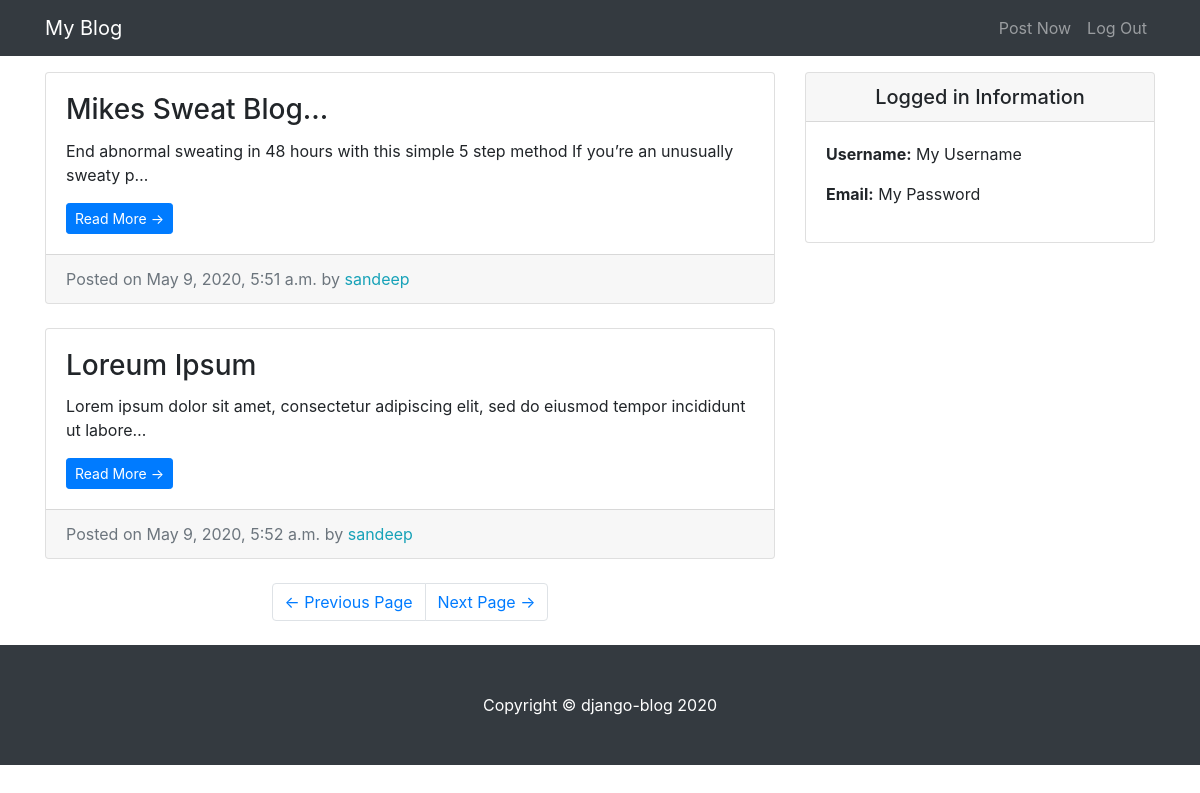
The page / on the database its author committed.
### entries/models.py (models this page shows, shortened)
class Entry(models.Model):
	entry_title = models.CharField(max_length=50)
	entry_text = models.TextField()
	entry_date = models.DateTimeField(auto_now_add=True)
	entry_author = models.ForeignKey(User, on_delete=models.CASCADE)
	class Meta:
		verbose_name_plural = "entries"

### entries/views.py (the view)
# urls.py: path('', HomeView.as_view(), name='blog-home'),
class HomeView(ListView):
	model = Entry
	template_name='entries/index.html'
	context_object_name = 'blog_entries'

### entries/templates/entries/index.html
{% extends "entries/base.html" %}
{% block content %}
      <div class="col-md-8">
        {% for entry in blog_entries %}
        <div class="card mb-4 mt-4">
          <div class="card-body">
            <h3 class="card-title">{{ entry.entry_title }}</h3>
            <p class="card-text">{{ entry.entry_text|truncatechars:100 }}</p>
            <a href="{% url 'entry-detail' entry.pk %}" class="btn btn-primary btn-sm">Read More &rarr;</a>
          </div>
          <div class="card-footer text-muted">
            Posted on {{ entry.entry_date }} by
            <span class= "text-info mr-2">{{ entry.entry_author }}</span>
          </div>
        </div>
        {% endfor %}
        <ul class="pagination justify-content-center mb-4">
          <li class="page-item">
            <a class="page-link" href="#">&larr; Previous Page</a>
          </li>
          <li class="page-item">
            <a class="page-link" href="#">Next Page &rarr;</a>
          </li>
        </ul>
      </div>
{% endblock %}

### entries/templates/entries/base.html (shortened to what this page needs)
{% load static %}
<!DOCTYPE html>
<html lang="en">
<head>
  <link href="{% static 'entries/vendor/bootstrap/css/bootstrap.min.css' %}" rel="stylesheet">
  <link href="{% static 'entries/css/blog-home.css" rel="stylesheet' %}">
</head>
<body>
  <nav class="navbar navbar-expand-lg navbar-dark bg-dark fixed-top">
    <div class="container">
      <a class="navbar-brand" href="#">My Blog</a>
      <div class="collapse navbar-collapse" id="navbarResponsive">
        <ul class="navbar-nav ml-auto">
          <li class="nav-item">
            <a class="nav-link" href="#">Post Now</a>
          </li>
          <li class="nav-item">
            <a class="nav-link" href="#">Log Out</a>
          </li>
        </ul>
      </div>
    </div>
  </nav>
  <div class="container">
    <br><br>
    <div class="row">
      {% block content  %} {% endblock %}
    <div class="col-md-4">
      <div class="card my-4">
          <h5 class="card-header text-center">Logged in Information</h5>
          <div class="card-body">
            <ul class="list-unstyled mb-0">
                <li>
                    <p> <strong>Username:</strong> My Username </p>
                </li>
                <li>
                    <p> <strong>Email:</strong> My Password</p>
                </li>
            </ul>
          </div>
        </div>
      </div>
    </div>
  </div>
  <footer class="py-5 bg-dark">
    <div class="container">
      <p class="m-0 text-center text-white">Copyright &copy; django-blog 2020</p>
    </div>
  </footer>
</body>
</html>

### rows shown on the page
Entry: entry_title "Mikes Sweat Blog...", entry_text "End abnormal sweating in 48 hours with this simple 5 step method If you’re an unusually sweaty p…", entry_date "May 9, 2020, 5:51 a.m.", entry_author "sandeep"
Entry: entry_title "Loreum Ipsum", entry_text "Lorem ipsum dolor sit amet, consectetur adipiscing elit, sed do eiusmod tempor incididunt ut labore…", entry_date "May 9, 2020, 5:52 a.m.", entry_author "sandeep"
